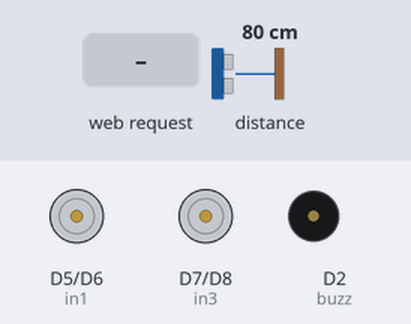
This sketch was run on a simulated ESP8266 (NodeMCU). Shown: motor-driver pin pairs drawn as motors (green arrow = first pin HIGH = forward, orange = second pin HIGH = backward, longer = more drive, scaled by the enable pin), buzzer (waves = sounding, pin HIGH). Inputs (shaded band) come from the test bench; at power-on: distance to the obstacle 80 cm. The echo pulse lasts 58.3 µs per cm; WiFi joins after 1.5 s; servers stay silent unless stated; pins used as bus, display or sensor lines are not drawn; what the sketch prints to the serial monitor is not drawn.

Above: at 2.7 s.
2.8 s: HTTP request GET /forward received
At 3.2 s:
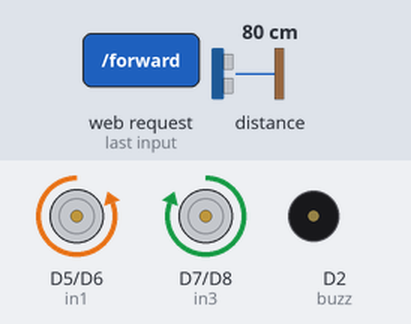
4.9 s: HTTP request GET /backward received
At 5.7 s:
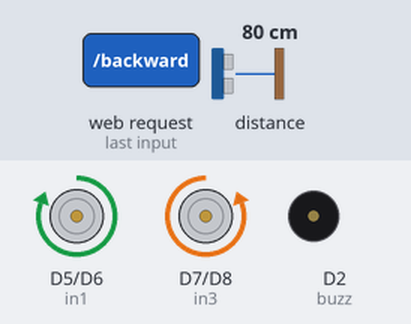
7.4 s: HTTP request GET /right received
At 8.1 s:
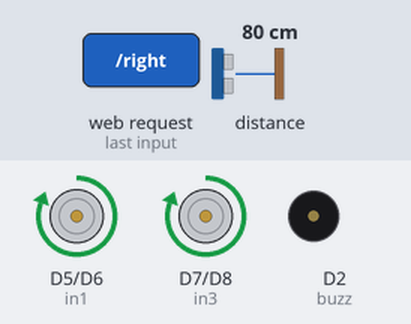
9.9 s: HTTP request GET /left received
At 10.7 s:
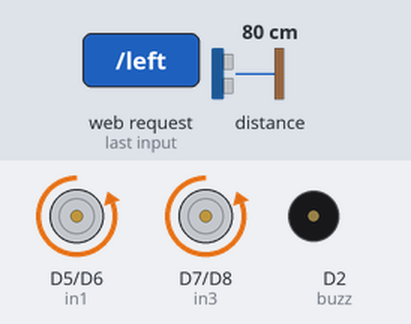
Timing chart, 0 to 12.9 s (numbered marks = the images above; inputs shaded):
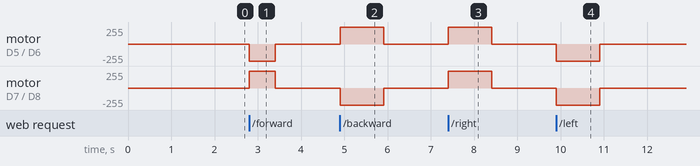

Measured:
- after the input at 2.8 s, motor on D5 (in1) / D6 (in2): stopped → backward 255/255 at once, → stopped 0.60 s later; motor on D7 (in3) / D8 (in4): stopped → forward 255/255 at once, → stopped 0.60 s later
- after the input at 4.9 s, motor on D5 (in1) / D6 (in2): stopped → forward 255/255 at once, → stopped 1.0 s later; motor on D7 (in3) / D8 (in4): stopped → backward 255/255 at once, → stopped 1.0 s later
- after the input at 7.4 s, motor on D5 (in1) / D6 (in2), motor on D7 (in3) / D8 (in4): stopped → forward 255/255 at once, → stopped 1.0 s later
- after the input at 9.9 s, motor on D5 (in1) / D6 (in2), motor on D7 (in3) / D8 (in4): stopped → backward 255/255 at once, → stopped 1.0 s later

The sketch:

robot.ino
```cpp
#include <ESP8266WiFi.h>
//change your ssid and password here
const char* ssid = "PrasannaNepal";
const char* password = "Nepal123";

const int trig = D4;
const int echo = D3;
const int in1 = D5;
const int in2 = D6;
const int in3 = D7;
const int in4 = D8;
const int ENA= D0;
const int ENB= D1;
const int buzz=D2;

WiFiServer server(80);
void setup()
{
  Serial.begin(115200);
  pinMode(trig, OUTPUT);
  pinMode(echo, INPUT);
  pinMode (in1, OUTPUT);
  pinMode (in2, OUTPUT);
  pinMode (in3, OUTPUT);
  pinMode (in4, OUTPUT);
  pinMode (ENA, OUTPUT);
  pinMode (ENB, OUTPUT);
  pinMode (buzz, OUTPUT);

  Serial.println();
  Serial.println();
  Serial.print("Connecting to ");
  Serial.println(ssid);

  WiFi.begin(ssid, password);

  while (WiFi.status() != WL_CONNECTED) {
    delay(500);
    Serial.print(".");
  }
  Serial.println("");
  Serial.println("WiFi connected");

  // Start the server
  server.begin();
  Serial.println("Server started");

  // Print the IP address on serial monitor
  Serial.print("Use this URL to connect: ");
  Serial.print("http://");    //URL IP to be typed in mobile/desktop browser
  Serial.print(WiFi.localIP());
  Serial.println("/");
}

long dura, dis;

void loop()
{
  // Check if a client has connected
  WiFiClient client = server.available();
  if (!client) {
    return;
  }

  // Wait until the client sends some data
  Serial.println("new client");
  while(!client.available()){
    delay(1);
  }

  // Read the first line of the request
  String request = client.readStringUntil('\r');
  Serial.println(request);
  client.flush();


  digitalWrite(trig, LOW);
  delayMicroseconds(2);

  digitalWrite(trig, HIGH);
  delayMicroseconds(10);
  digitalWrite(trig, LOW);

  dura = pulseIn(echo, HIGH);
  dis = dura*0.034/2;
  Serial.print("Distance:");
  Serial.println(dis);
               // Match the request
           if (request.indexOf("/forward") != -1)  {
                                if(dis<25)
                        {
                          digitalWrite(buzz, HIGH);
                          analogWrite(ENA,900);
                          analogWrite(ENB, 900);
                          digitalWrite(in1, HIGH);
                          digitalWrite(in2, LOW);
                          digitalWrite(in3, LOW);
                          digitalWrite(in4, HIGH);
                          delay(1000);
                          //stop

                          digitalWrite(in1, LOW);
                          digitalWrite(in3, LOW);
                          digitalWrite(in2, LOW);
                          digitalWrite(in4, LOW);

                              }

            analogWrite(ENA,900);
            analogWrite(ENB, 900);
            digitalWrite(in1, LOW); //Start first motor
            digitalWrite(in2, HIGH);

            digitalWrite(in3, HIGH);
            digitalWrite(in4, LOW); //Start second motor
            delay(600);
            digitalWrite(in1, LOW);
            digitalWrite(in3, LOW);
            digitalWrite(in2, LOW);
            digitalWrite(in4, LOW);
            digitalWrite(buzz, LOW);


          }

          if (request.indexOf("/stop") != -1)  {
            analogWrite(ENA,0);
            analogWrite(ENB, 0);
            digitalWrite(in1, LOW); //Stop first motor
            digitalWrite(in2, LOW);

            digitalWrite(in3, LOW); //Stop second motor
            digitalWrite(in4, LOW);
          }

          if (request.indexOf("/backward") != -1)  {

          analogWrite(ENA,900);
          analogWrite(ENB, 900);
          digitalWrite(in1, HIGH);
          digitalWrite(in2, LOW);
          digitalWrite(in3, LOW);
          digitalWrite(in4, HIGH);

          delay(1000);
          //stop
          digitalWrite(in1, LOW);
          digitalWrite(in3, LOW);
          digitalWrite(in2, LOW);
          digitalWrite(in4, LOW);

          }

          if (request.indexOf("/right") != -1)  {
          analogWrite(ENA,900);
          analogWrite(ENB, 900);
          digitalWrite(in1, HIGH);
          digitalWrite(in2, LOW);
          digitalWrite(in3, HIGH);
          digitalWrite(in4, LOW);
          delay(1000);
          //stop
          digitalWrite(in1, LOW);
          digitalWrite(in3, LOW);
          digitalWrite(in2, LOW);
          digitalWrite(in4, LOW);


          }

          if (request.indexOf("/left") != -1)  {

          analogWrite(ENA,900);
          analogWrite(ENB, 900);

          digitalWrite(in1, LOW);
          digitalWrite(in2, HIGH);
          digitalWrite(in3, LOW);
          digitalWrite(in4, HIGH);
          delay(1000);
          //stop
          digitalWrite(in1, LOW);
          digitalWrite(in3, LOW);
          digitalWrite(in2, LOW);
          digitalWrite(in4, LOW);


          }


  // Return the response
  client.println("HTTP/1.1 200 OK");
  client.println("Content-Type: text/html");
  client.println("");
  client.println("<!DOCTYPE HTML>");
  client.println("<html>");
  client.println("<h1 align=center>Prasanna Nepal Robot</h1>");
  client.println("<h2 align=center>WiFi based robot control for and obstacle detection Robot in forward direction only </h2>");
  client.println("<br><br>");
  client.println("<p align=center><a href=\"/forward\"\"><button><h1>  Forward  </h1></button></a></p><br/>");
  client.println("<p align=center><a href=\"/stop\" ><button><h1>   Stop    </h1></button></a></p><br/>");
  client.println("<p align=center><a href=\"/backward\"\" ><button> <h1>  Reverse  </h1></button></a></p><br/>");
  client.println("<p align=center><a href=\"/right\"\" ><button><h1>   Right    </h1></button></a></p><br/>");
  client.println("<p align=center><a href=\"/left\"\" ><button> <h1>  Left  </h1></button></a></p><br/>");
  client.println("</html>");
  delay(1);
  Serial.print("Client disonnected");
  Serial.print("");
  delay(0);
}
```
